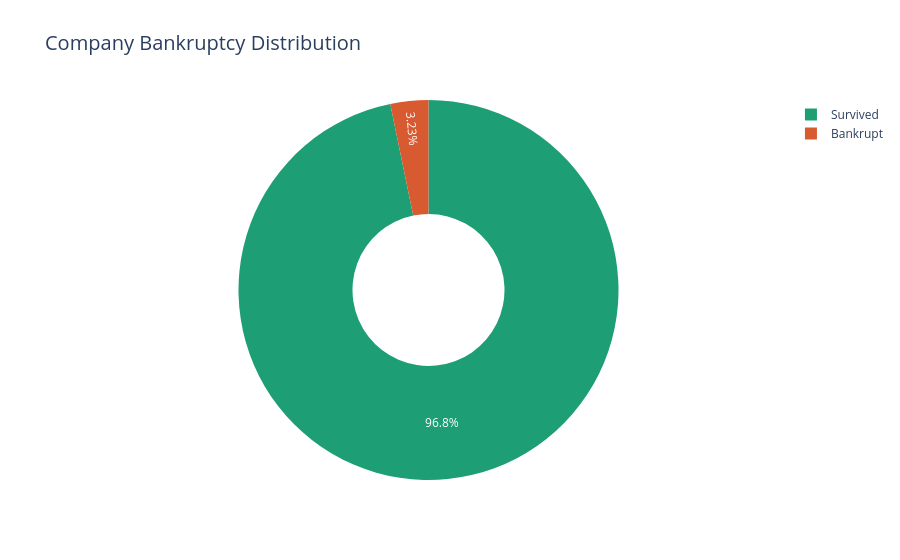

Write notebook code for a chart like this one.
### Code cell
# Chart 1 - Bankruptcy Distribution
bankruptcy_counts = df['Bankrupt?'].value_counts()

fig1 = px.pie(
    values=bankruptcy_counts.values,
    names=['Survived', 'Bankrupt'],
    title='Company Bankruptcy Distribution',
    color_discrete_sequence=['#1D9E75', '#D85A30'],
    hole=0.4
)
fig1.update_layout(title_font_size=20)
fig1.show()

print("Chart 1 done!")

### Figure 1 — Plotly figure (JSON) as saved in the notebook; plotly's stock layout.template omitted (floating-point values rounded to 4 significant figures)
{"data": [{"domain": {"x": [0, 1], "y": [0, 1]}, "hole": 0.4, "hovertemplate": "label=%{label}<br>value=%{value}<extra></extra>", "labels": ["Survived", "Bankrupt"], "legendgroup": "", "name": "", "showlegend": true, "type": "pie", "values": [6599, 220]}], "layout": {"legend": {"tracegroupgap": 0}, "piecolorway": ["#1D9E75", "#D85A30"], "title": {"font": {"size": 20}, "text": "Company Bankruptcy Distribution"}}}
